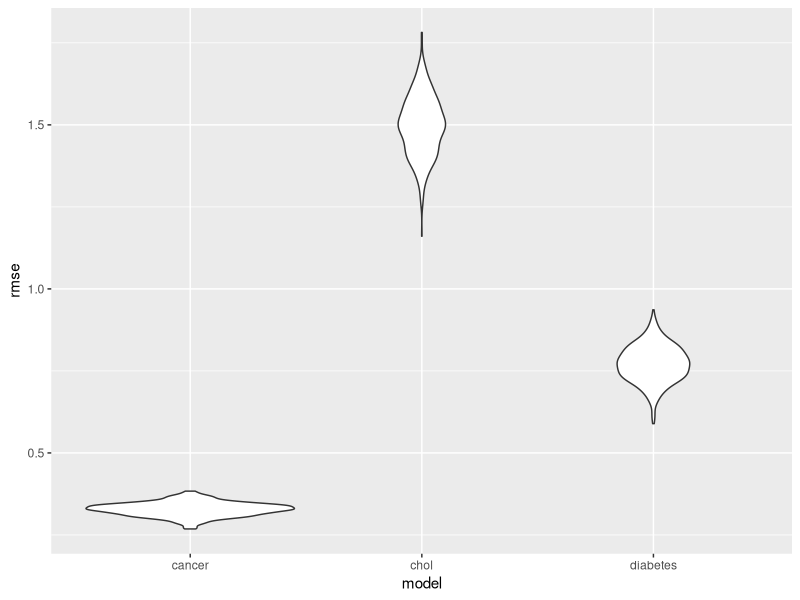

Source code (R):
## ---- chunk 1
knitr::opts_chunk$set(echo = TRUE)

library(tidyverse)
library(modelr)
library(purrr)
## ---- chunk 2
cdc_df = read_csv("./data/cdc_df.csv")
## ---- chunk 3
cancer_full_mod = lm(CANCER_AdjPrev ~ COREM_AdjPrev + COREW_AdjPrev + DENTAL_AdjPrev + LPA_AdjPrev + MAMMOUSE_AdjPrev + PAPTEST_AdjPrev + CHECKUP_AdjPrev + CHOLSCREEN_AdjPrev + COLON_SCREEN_AdjPrev, data = cdc_df)
summary(cancer_full_mod)
cancer_minus_1 = update(cancer_full_mod, . ~ . -COREW_AdjPrev)
summary(cancer_minus_1)
cancer_minus_2 = update(cancer_minus_1, . ~ . -LPA_AdjPrev)
summary(cancer_minus_2)
cancer_minus_3 = update(cancer_minus_2, . ~ . -CHOLSCREEN_AdjPrev)
summary(cancer_minus_3)
cancer_minus_4 = update(cancer_minus_3, . ~ . -PAPTEST_AdjPrev)
## ---- chunk 4
summary(cancer_minus_4) %>% broom::tidy() %>% knitr::kable()
## ---- chunk 5
chol_full_mod = lm(HIGHCHOL_AdjPrev ~ COREM_AdjPrev + COREW_AdjPrev + DENTAL_AdjPrev + LPA_AdjPrev + MAMMOUSE_AdjPrev + PAPTEST_AdjPrev + CHECKUP_AdjPrev + CHOLSCREEN_AdjPrev + COLON_SCREEN_AdjPrev, data = cdc_df)
summary(chol_full_mod)
chol_minus_1 = update(chol_full_mod, . ~ . -CHOLSCREEN_AdjPrev) #the first thing I took out!
summary(chol_minus_1)
chol_minus_2 = update(chol_minus_1, . ~ . -COREW_AdjPrev)
summary(chol_minus_2)
chol_minus_3 = update(chol_minus_2, . ~ . -COREM_AdjPrev)
summary(chol_minus_3)
chol_minus_4 = update(chol_minus_3, . ~ . -MAMMOUSE_AdjPrev)
summary(chol_minus_4)
chol_minus_5 = update(chol_minus_4, . ~ . -PAPTEST_AdjPrev)
## ---- chunk 6
summary(chol_minus_5) %>% broom::tidy() %>% knitr::kable()
## ---- chunk 7
diab_full_mod = lm(DIABETES_AdjPrev ~ COREM_AdjPrev + COREW_AdjPrev + DENTAL_AdjPrev + LPA_AdjPrev + MAMMOUSE_AdjPrev + PAPTEST_AdjPrev + CHECKUP_AdjPrev + CHOLSCREEN_AdjPrev + COLON_SCREEN_AdjPrev, data = cdc_df)
summary(diab_full_mod)
diab_minus_1 = update(diab_full_mod, . ~ . -COLON_SCREEN_AdjPrev)
summary(diab_minus_1)
diab_minus_2 = update(diab_minus_1, . ~ . -PAPTEST_AdjPrev)
summary(diab_minus_2)
diab_minus_3 = update(diab_minus_2, . ~ . -COREM_AdjPrev)
## ---- chunk 8
summary(diab_minus_3) %>% broom::tidy() %>% knitr::kable()
## ---- chunk 9
cv_df =
  crossv_mc(cdc_df, 500) %>% 
  mutate(train = map(train, as_tibble),
         test = map(test, as_tibble))

cv_df = 
  cv_df %>% 
  mutate(cancer_minus_4 = map(train, ~lm(CANCER_AdjPrev ~ COREM_AdjPrev + DENTAL_AdjPrev + MAMMOUSE_AdjPrev + CHECKUP_AdjPrev + COLON_SCREEN_AdjPrev, data = .x)),
         chol_minus_5   = map(train, ~lm(HIGHCHOL_AdjPrev ~ DENTAL_AdjPrev + LPA_AdjPrev + CHECKUP_AdjPrev + COLON_SCREEN_AdjPrev, data = .x)),
         diab_minus_3   = map(train, ~lm(DIABETES_AdjPrev ~ COREW_AdjPrev + DENTAL_AdjPrev + LPA_AdjPrev + MAMMOUSE_AdjPrev + CHECKUP_AdjPrev + CHOLSCREEN_AdjPrev, data = .x))) %>% 
  mutate(rmse_cancer    = map2_dbl(cancer_minus_4, test, ~rmse(model = .x, data = .y)),
         rmse_chol      = map2_dbl(chol_minus_5, test, ~rmse(model = .x, data = .y)),
         rmse_diabetes  = map2_dbl(diab_minus_3, test, ~rmse(model = .x, data = .y)))

cv_df %>% 
  select(starts_with("rmse")) %>% 
  gather(key = model, value = rmse) %>% 
  mutate(model = str_replace(model, "rmse_", ""), 
         model = fct_inorder(model)) %>% 
  ggplot(aes(x = model, y = rmse)) + geom_violin()
